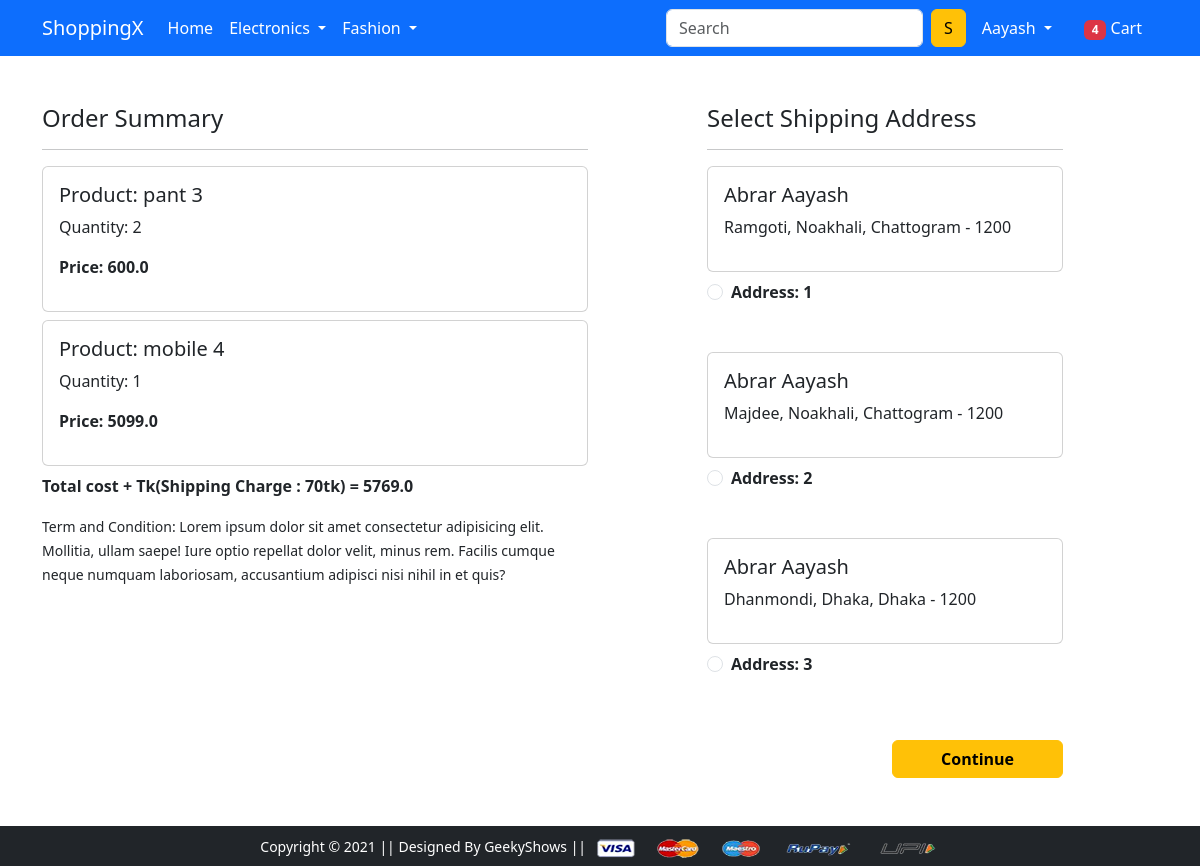
/checkout/ (signed in), run on an earlier commit of the app's database.
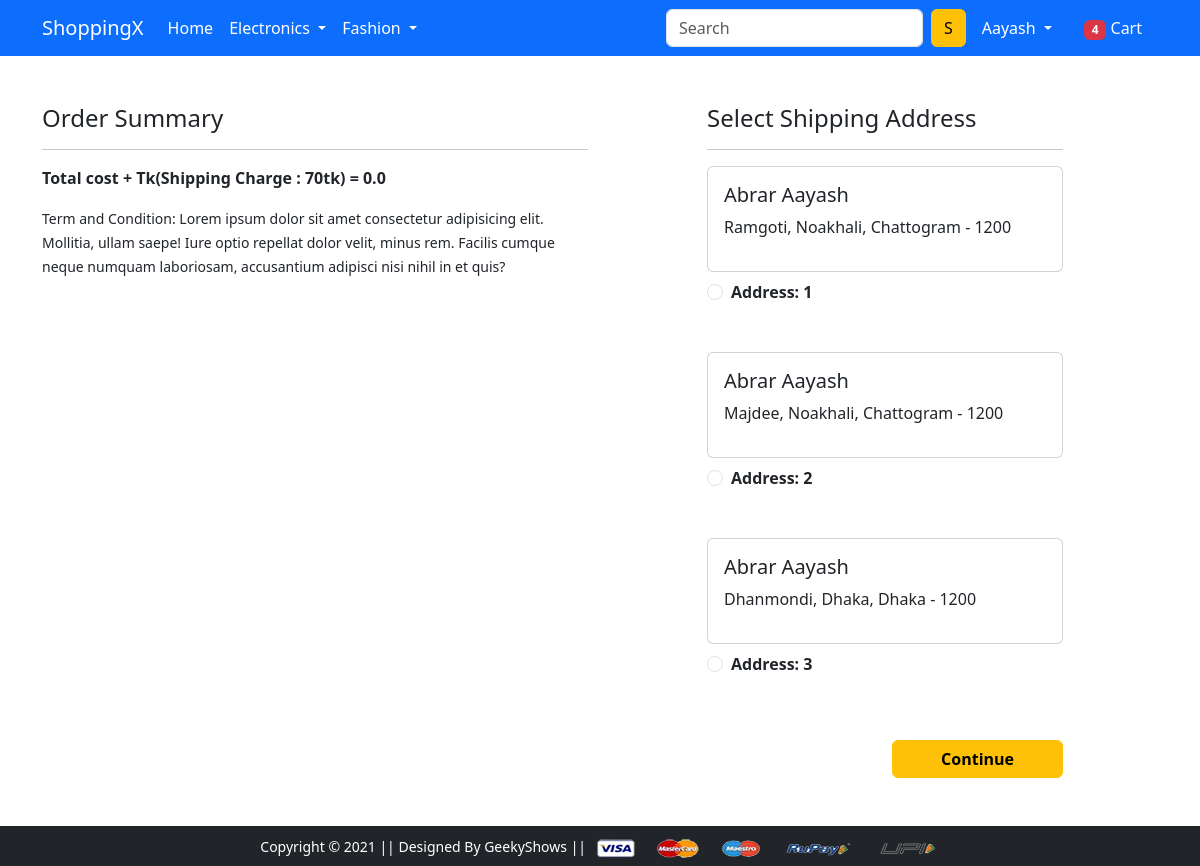
And on a later commit of the database.
### app/models.py (models this page shows, shortened)
class Cart(models.Model):
    user = models.ForeignKey(User, on_delete=models.CASCADE)
    product = models.ForeignKey(Product, on_delete=models.CASCADE)
    quantity = models.PositiveIntegerField(default=1)
    @property
    def total_cost(self):
        return self.quantity * self.product.discounted_price

class Product(models.Model):
    title = models.CharField(max_length=100)
    selling_price = models.FloatField()
    discounted_price = models.FloatField()
    description = models.TextField()
    brand = models.CharField(max_length=100)
    category = models.CharField(choices=CATEGORY_CHOICES, max_length=2)
    product_image = models.ImageField(upload_to='productimg')

class Customer(models.Model):
    user = models.ForeignKey(User, on_delete=models.CASCADE)
    name = models.CharField(max_length=200)
    locality = models.CharField(max_length=200)
    city = models.CharField(max_length=50)
    zipcode = models.IntegerField()
    state = models.CharField(choices=STATE_CHOICES, max_length=50)

### app/views.py (the view)
# urls.py: path('checkout/',  views.checkout, name='checkout'),
def checkout(request):
 user = request.user
 add = Customer.objects.filter(user=user)
 cart_items = Cart.objects.filter(user=user)
 amount = 0.0
 shipping_amount = 70.0
 totalamount = 0.0
 cart_product = [p for p in Cart.objects.all() if p.user == request.user]
 if cart_product:
  for p in cart_product:
   tempamount = (p.quantity * p.product.discounted_price)
   amount += tempamount
  totalamount = amount + shipping_amount
 return render(request, 'app/checkout.html', {'add':add, 'totalamount':totalamount, 'cart_items': cart_items})

### app/templates/app/checkout.html (shortened to what this page needs)
{% extends 'app/base.html' %}
{% load static %}
{% block main-content %}
<div class="container">
 <div class="row mt-5">
  <div class="col-sm-6">
    <h4>Order Summary</h4>
    <hr>
    {% for item in cart_items %}
      <div class="card mb-2">
        <div class="card-body">
          <h5>Product: {{item.product.title}}</h5>
          <p>Quantity: {{item.quantity}}</p>
          <p class="fw-bold">Price: {{item.total_cost}}</p>
        </div>
      </div>
    {% endfor %}
    <p class="fw-bold">Total cost + Tk(Shipping Charge : 70tk) = {{totalamount}}</p>
    <small>Term and Condition: Lorem ipsum dolor sit amet consectetur adipisicing elit. Mollitia, ullam saepe! Iure optio repellat dolor velit, minus rem. Facilis cumque neque numquam laboriosam, accusantium adipisci nisi nihil in et quis?</small>
  </div>
  <div class="col-sm-4 offset-sm-1">
    <h4>Select Shipping Address</h4>
    <hr>
    <form action="/paymentdone">
      {% for ad in add %}
      <div class="card">
        <div class="card-body">
        <h5>{{ad.name}}</h5>
        <p>{{ad.locality}}, {{ad.city}}, {{ad.state}} - {{ad.zipcode}} </p>
        </div>
      </div>
        <div class="form-check mt-2 mb-5">
          <input class="form-check-input" type="radio" name="custid" id="custadd{{forloop.counter}}" value="{{ad.id}}">
          <label class="form-check-label fw-bold" for="custadd{{forloop.counter}}">
            Address: {{forloop.counter}} </label>
        </div>
        {% endfor %}
        <div class="text-end">
          <button type="submit" class="btn btn-warning mt-3 px-5 fw-bold">Continue</button>
        </div>
      </form>
    </div>
  </div>
</div>
{% endblock main-content %}

What changed in the data, as far as the page shows it:
removed Cart: product "pant 3", quantity "2", total_cost "600.0"
removed Cart: product "mobile 4", quantity "1", total_cost "5099.0"
Also different on the page:
{{ totalamount }}: "5769.0" → "0.0"
